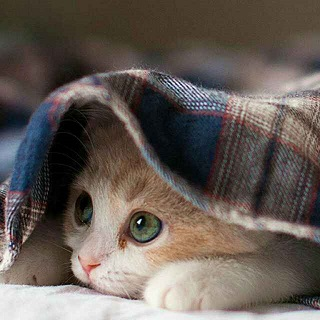
#> input picture learn_python/show_me_code/0000/hyb.jpg, 320 x 320 px
$ python update_0000.py
#> lines starting #> are read from the running program, lines starting #| are printed output that depends on the picture
#!/usr/bin/python2.7
#coding:utf-8

myPath="./"
fontPath="./"
fontFile="KhmerOS.ttf"
inputFile="hyb.jpg"
outputFile="output.jpg"

import Image,ImageFont,ImageDraw

def picture_change(fileFile,fontFile,num,outputFile):
#> called with fileFile = './hyb.jpg', fontFile = './KhmerOS.ttf', num = '8', outputFile = 'output.jpg'
	img = Image.open(fileFile)
#> img is the input picture: PIL image 320x320 RGB; mean R, G, B 102.5, 93.3, 87
	draw=ImageDraw.Draw(img)
	fontsize=min(img.size)/4
#> fontsize = 80
	font=ImageFont.truetype(fontFile,fontsize)
	draw.text((img.size[0]-fontsize,0),num,font=font,fill=(255,0,0))
	img.save(outputFile,"jpeg")
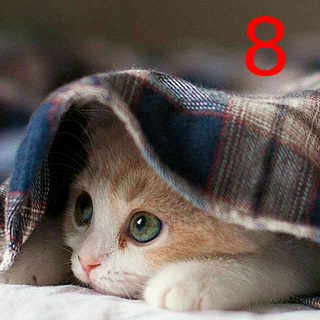
#> saved as output.jpg: PIL image 320x320 RGB; mean R, G, B 104.4, 92.3, 86.2

if __name__ == '__main__':
	picture_change(myPath+inputFile,fontPath+fontFile,'8',outputFile)
